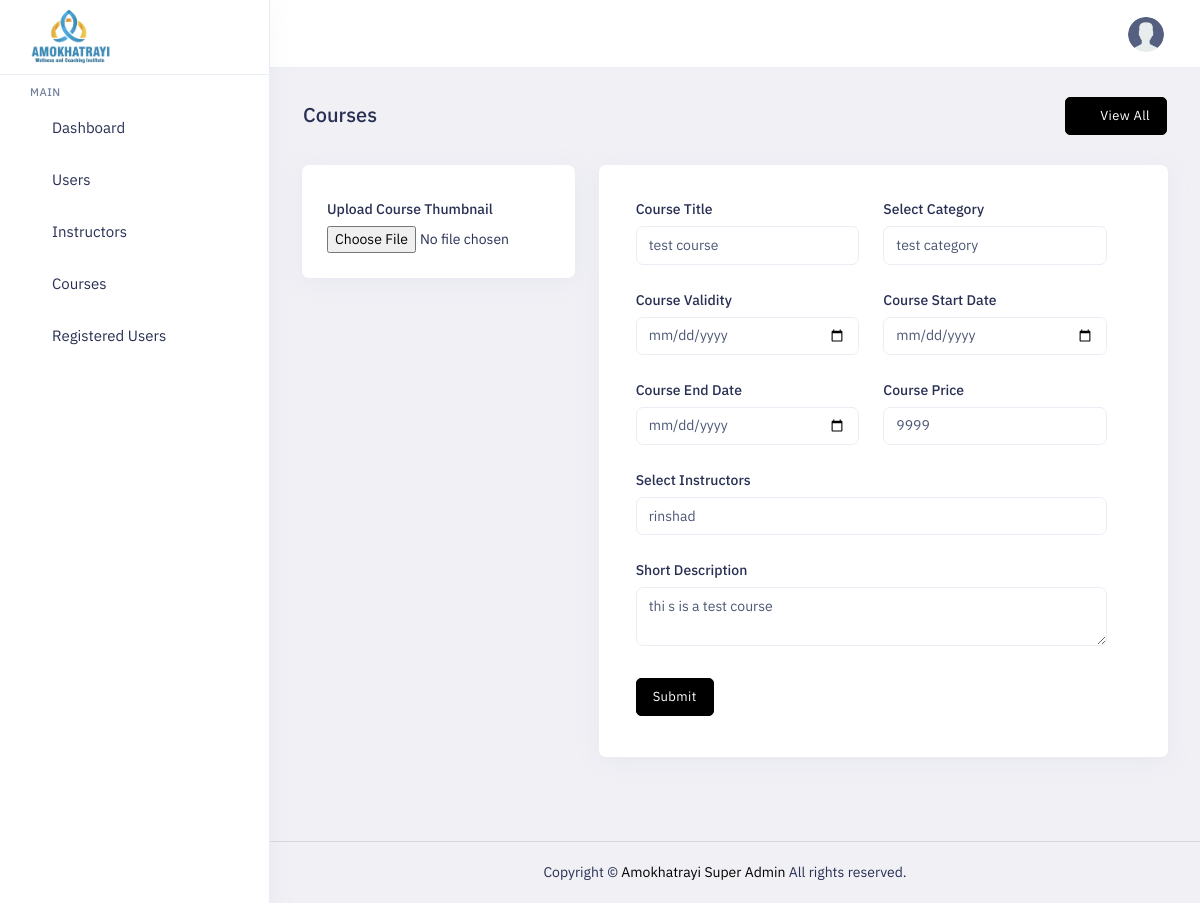
The page /admin-panel/courseedit/1 (signed in) on the database as committed earlier.
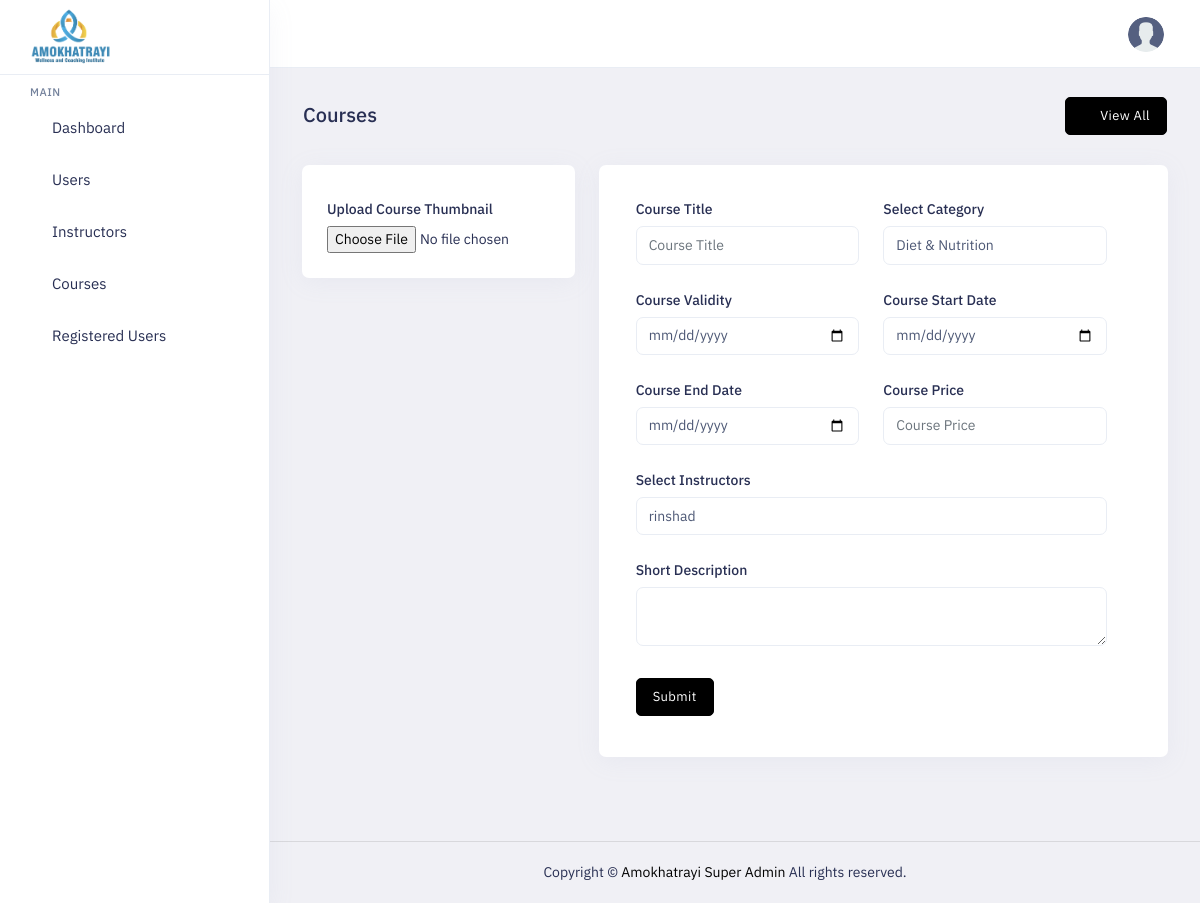
The same page on the database as committed later.
### superadmin/models.py (models this page shows, shortened)
class Courses(models.Model):
    category = models.ForeignKey(Category,on_delete=models.SET_NULL,null=True, blank=True)
    title = models.TextField(null=True, blank=True)
    trainer = models.ForeignKey(Trainers,on_delete=models.SET_NULL,null=True, blank=True)
    price = models.TextField(null=True, blank=True)
    description = models.TextField(null=True, blank=True)
    validity = models.DateField(null=True, blank=True)
    startdate = models.DateField(null=True, blank=True)
    enddate = models.DateField(null=True, blank=True)
    image = models.ImageField(upload_to='course', null=True, blank=True)
    is_active = models.BooleanField(default=True)
    created_at = models.DateTimeField(auto_now_add=True)
    updated_at = models.DateTimeField(auto_now=True)
    slug = AutoSlugField(populate_from='title', null=True, blank=True, unique=True)

class Category(models.Model):
    title = models.TextField(null=True, blank=True)
    image = models.ImageField(upload_to='category', null=True, blank=True)
    is_active = models.BooleanField(default=True)
    created_at = models.DateTimeField(auto_now_add=True)
    updated_at = models.DateTimeField(auto_now=True)
    slug = AutoSlugField(populate_from='title', null=True, blank=True, unique=True)

class Trainers(models.Model):
    name = models.TextField(null=True, blank=True)
    designation = models.TextField(null=True, blank=True)
    image = models.ImageField(upload_to='trainer',null=True, blank=True)
    is_active = models.BooleanField(default=True)
    created_at = models.DateTimeField(auto_now_add=True)
    updated_at = models.DateTimeField(auto_now=True)

### superadmin/views.py (the view, shortened to what this page needs)
# urls.py: path('courseedit/<int:id>', views.coursecreate.as_view(), name='courseedit'),
class coursecreate(LoginRequiredMixin, View):
    def get(self, request, id=None):
        context = {}
        try:
            context['data'] = Courses.objects.get(id=id)
        except:
            context['data'] = None
        context['category'] = Category.objects.filter(is_active=True).order_by('title')
        context['trainer'] = Trainers.objects.filter(is_active=True).order_by('name')
        return renderhelper(request, 'course', 'course-create', context)

### superadmin/custom_permision.py (called while the page is built)
    def dispatch(self, request, *args, **kwargs):
        try:
            if request.user.user_type == 4:
                return redirect('superadmin:login')
        except:
            return redirect('superadmin:login')
        if request.user.is_authenticated and request.user.user_type == 4:
            return redirect('superadmin:login')
        if not request.user.is_authenticated:
            return self.handle_no_permission()
        return super().dispatch(request, *args, **kwargs)

### superadmin/helper.py (called while the page is built)
def renderhelper(request,folder,htmlpage,context={}):
    return render(request,'superadmin/'+folder+'/'+htmlpage+'.html',context)

### templates/superadmin/course/course-create.html (shortened to what the changed rows need)
{% load static %}
{% include "superadmin/layouts/header.html" %}
<div class="main-content app-content mt-0">
    <div class="side-app">
        <div class="main-container container-fluid">
            <div class="page-header">
                <h1 class="page-title">Courses</h1>
            </div>
            <div class="row">
                <div class="col-md-8 col-xl-8 col-12">
                    <div class="card">
                        <div class="card-body">
                            <div class="row col-lg-12">
                                <div class="form-group col-lg-6 col-12">
                                    <label for="#" class="form-label">Course Title</label>
                                    <input type="text" class="form-control" id="#" placeholder="Course Title" name="title" required value="{{data.title}}">
                                </div>
                               <div class="form-group col-lg-6 col-12">
                                                    <label for="exampleInputEmail1" class="form-label">Select Category</label>
                                                    <select class="form-control select2" data-placeholder="Select Category" name="category" required value="{{data.category.id}}">
                                                    {% for category in category %}
                                                    <option value="{{category.id}}" {% if data.category.id == category.id %}selected{% endif %}>{{category.title}}</option>
                                                    {% endfor %}
													</select>
                                                </div>
                                <div class="form-group col-lg-6 col-12">
                                    <label for="#" class="form-label">Course Validity</label>
                                    <input type="date" class="form-control" id="#" placeholder="Course Validity" name="validity" required value="{{data.validity}}">
                                </div>
                                <div class="form-group col-lg-6 col-12">
                                    <label for="#" class="form-label">Course Start Date</label>
                                    <input type="date" class="form-control" id="#" placeholder="Course Start Date" name="startdate" required value="{{data.startdate}}">
                                </div>
                                <div class="form-group col-lg-6 col-12">
                                    <label for="#" class="form-label">Course End Date</label>
                                    <input type="date" class="form-control" id="#" placeholder="Course End Date" name="enddate" required value="{{data.enddate}}">
                                </div>
                                 <div class="form-group col-lg-6 col-12">
                                    <label for="#" class="form-label">Course Price</label>
                                    <input type="text" class="form-control" id="#" placeholder="Course Price" name="price" required value="{{data.price}}">
                                </div>
                                <div class="form-group col-lg-12 col-12">
                                                    <label for="exampleInputEmail1" class="form-label">Select Instructors</label>
                                                    <select class="form-control select2" data-placeholder="Select Course"  name="trainer" required >
                                                        {% for trainer in trainer %}
                                                    <option value="{{trainer.id}}" {% if data.trainer.id == trainer.id %}selected{% endif %}>{{trainer.name}}</option>
                                                    {% endfor %}
													</select>
                                                </div>
                                <div class="form-group col-lg-12 col-12">
                                    <label for="#" class="form-label">Short Description</label>
                                   <textarea class="form-control " name="description" required value="{{data.description}}">{{data.description}}</textarea>
                                </div>
                            </div>
                        </div>
                    </div>
                </div>
            </div>
        </div>
        </div>
        {% include "superadmin/layouts/footer.html" %}

Rows that differ between the two databases and show on the page:
removed Courses: title "test course", category "test category", price "9999", trainer "rinshad", description "thi s is a test course"
Other text that changed with them:
form field category: (not shown) → "Diet & Nutrition"
form field trainer: (not shown) → "rinshad"
